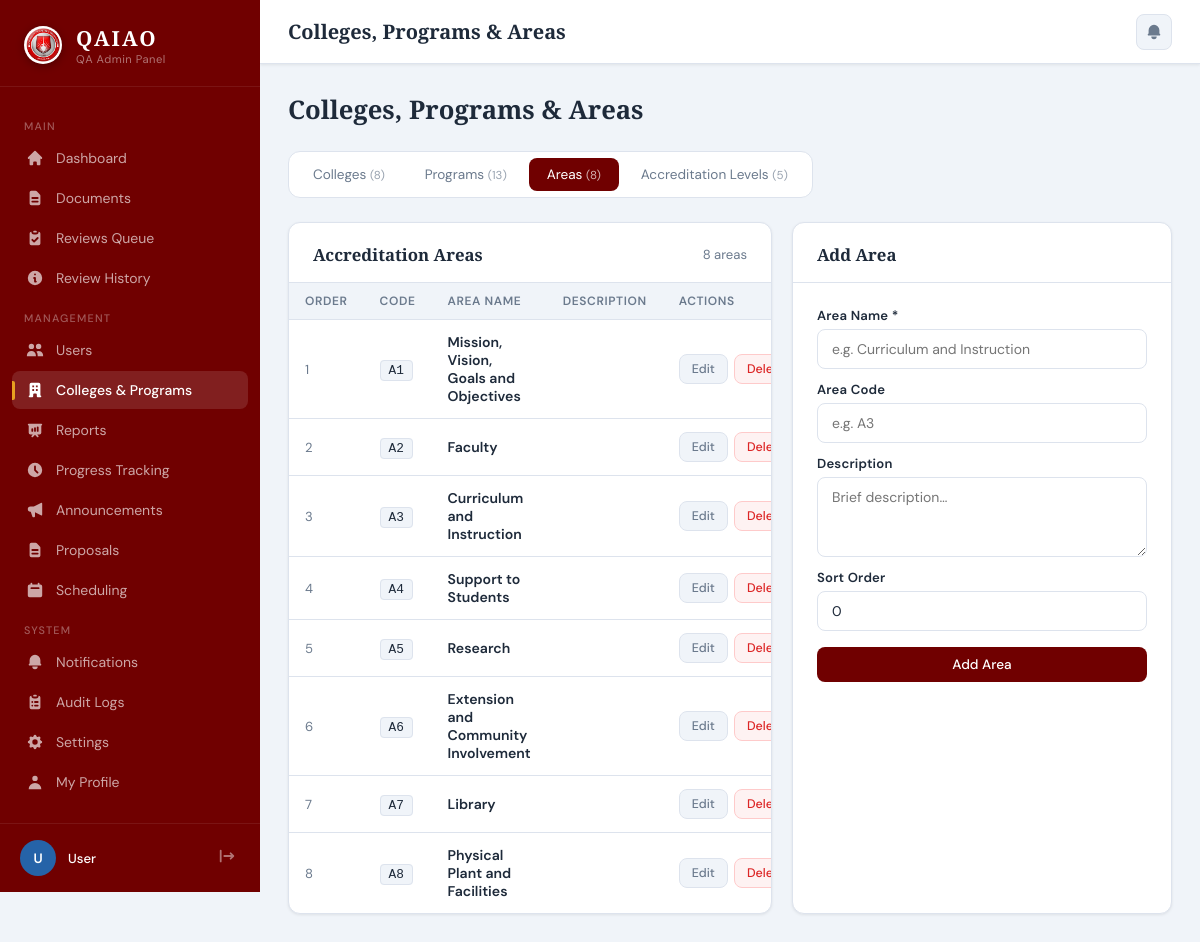
The page /admin/departments.php?tab=areas on the database its author committed.
### tables this page shows
CREATE TABLE IF NOT EXISTS areas (
    id          INT UNSIGNED AUTO_INCREMENT PRIMARY KEY,
    parent_id   INT UNSIGNED DEFAULT NULL,
    area_code   VARCHAR(30),
    area_name   VARCHAR(150) NOT NULL,
    description TEXT,
    sort_order  SMALLINT UNSIGNED DEFAULT 0,
    created_at  TIMESTAMP DEFAULT CURRENT_TIMESTAMP,
    FOREIGN KEY (parent_id) REFERENCES areas(id) ON DELETE SET NULL
);

### admin/departments.php (the view, shortened to what this page needs)
<?php
include '../database/db_connect.php';
$active_tab = in_array($_GET['tab'] ?? '', ['colleges','programs','areas','levels']) ? $_GET['tab'] : 'colleges';
$colleges = $conn->query("SELECT * FROM colleges ORDER BY college_name");
$programs = $conn->query("SELECT p.*, c.college_name, c.college_code FROM programs p JOIN colleges c ON c.id=p.college_id ORDER BY c.college_name, p.program_name");
$areas    = $conn->query("SELECT * FROM areas ORDER BY sort_order, area_name");
$levels   = $conn->query("SELECT * FROM accreditation_levels ORDER BY level_order, level_name");
?>
<!DOCTYPE html>
<html lang="en">
<head>
    <?php include 'head.php'; ?>
</head>
<body>
<?php include 'sidebar.php'; ?>
<div class="main-content">
    <div class="topbar">
        <div class="topbar-title">Colleges, Programs & Areas</div>
        <div class="topbar-right">
            <a href="notifications.php" class="notif-btn">
                <svg viewBox="0 0 20 20" fill="currentColor"><path d="M10 2a6 6 0 00-6 6v3.586l-.707.707A1 1 0 004 14h12a1 1 0 00.707-1.707L16 11.586V8a6 6 0 00-6-6zM10 18a3 3 0 01-3-3h6a3 3 0 01-3 3z"/></svg>
            </a>
        </div>
    </div>
    <div class="page-body">
        <div class="page-header">
            <h1 class="page-heading">Colleges, Programs & Areas</h1>
        </div>
        <div style="display:flex;gap:4px;background:white;padding:6px;border-radius:12px;border:1px solid var(--border);margin-bottom:24px;width:fit-content;">
            <a href="?tab=colleges" class="tab-btn <?= $active_tab==='colleges'?'active':'' ?>">
                Colleges <span style="font-size:.72rem;opacity:.7;">(<?= $colleges->num_rows ?>)</span>
            </a>
            <a href="?tab=programs" class="tab-btn <?= $active_tab==='programs'?'active':'' ?>">
                Programs <span style="font-size:.72rem;opacity:.7;">(<?= $programs->num_rows ?>)</span>
            </a>
            <a href="?tab=areas" class="tab-btn <?= $active_tab==='areas'?'active':'' ?>">
                Areas <span style="font-size:.72rem;opacity:.7;">(<?= $areas->num_rows ?>)</span>
            </a>
            <a href="?tab=levels" class="tab-btn <?= $active_tab==='levels'?'active':'' ?>">
                Accreditation Levels <span style="font-size:.72rem;opacity:.7;">(<?= $levels->num_rows ?>)</span>
            </a>
        </div>
        <?php if ($active_tab === 'colleges'): ?>
        <div style="display:grid;grid-template-columns:1fr 360px;gap:20px;">
            <div class="card">
                <div class="card-header">
                    <span class="card-title">Colleges</span>
                    <span class="text-sm text-muted"><?= $colleges->num_rows ?> records</span>
                </div>
                <div class="table-wrapper">
                    <table>
                        <thead><tr><th>Code</th><th>Name</th><th>Programs</th><th>Status</th><th>Actions</th></tr></thead>
                        <tbody>
                        <?php $colleges->data_seek(0); while ($c = $colleges->fetch_assoc()):
                            $prog_count = (int)$conn->query("SELECT COUNT(*) c FROM programs WHERE college_id={$c['id']} AND status='active'")->fetch_assoc()['c'];
                        ?>
                        <tr>
                            <td class="text-sm"><strong><?= htmlspecialchars($c['college_code']) ?></strong></td>
                            <td><?= htmlspecialchars($c['college_name']) ?></td>
                            <td><span class="badge badge-active"><?= $prog_count ?> program<?= $prog_count != 1 ? 's' : '' ?></span></td>
                            <td><span class="badge badge-<?= $c['status'] ?>"><?= ucfirst($c['status']) ?></span></td>
                            <td>
                                <button class="btn btn-ghost btn-sm" onclick='openEditCollege(<?= json_encode($c) ?>)'>Edit</button>
                                <form method="POST" style="display:inline;" class="swal-confirm-form" data-title="Confirm Delete" data-text="Delete this college and ALL its programs?" data-icon="warning" data-confirm="Yes, Delete">
                                    <input type="hidden" name="form_action" value="delete_college">
                                    <input type="hidden" name="college_id" value="<?= $c['id'] ?>">
                                    <button type="submit" class="btn btn-danger btn-sm">Delete</button>
                                </form>
                            </td>
                        </tr>
                        <?php endwhile; ?>
                        <?php if ($colleges->num_rows === 0): ?>
                        <tr><td colspan="5"><div class="empty-state"><p>No colleges yet.</p></div></td></tr>
                        <?php endif; ?>
                        </tbody>
                    </table>
                </div>
            </div>
            <div class="card">
                <div class="card-header"><span class="card-title">Add College</span></div>
                <div class="card-body">
                    <form method="POST">
                        <input type="hidden" name="form_action" value="create_college">
                        <div class="field" style="margin-bottom:12px;"><label>College Code *</label><input type="text" name="college_code" required placeholder="e.g. CTE" maxlength="20"></div>
                        <div class="field" style="margin-bottom:16px;"><label>College Name *</label><input type="text" name="college_name" required placeholder="e.g. College of Teacher Education"></div>
                        <button type="submit" class="btn btn-primary" style="width:100%;justify-content:center;">Add College</button>
                    </form>
                </div>
            </div>
        </div>
        <?php elseif ($active_tab === 'areas'): ?>
        <div style="display:grid;grid-template-columns:1fr 380px;gap:20px;">
            <div class="card">
                <div class="card-header">
                    <span class="card-title">Accreditation Areas</span>
                    <span class="text-sm text-muted"><?= $areas->num_rows ?> areas</span>
                </div>
                <div class="table-wrapper">
                    <table>
                        <thead><tr><th>Order</th><th>Code</th><th>Area Name</th><th>Description</th><th>Actions</th></tr></thead>
                        <tbody>
                        <?php $areas->data_seek(0); while ($a = $areas->fetch_assoc()): ?>
                        <tr>
                            <td class="text-sm text-muted"><?= $a['sort_order'] ?></td>
                            <td><span style="font-family:monospace;font-size:.8rem;background:var(--bg);border:1px solid var(--border);border-radius:4px;padding:2px 8px;"><?= htmlspecialchars($a['area_code'] ?? '—') ?></span></td>
                            <td style="font-weight:600;font-size:.88rem;"><?= htmlspecialchars($a['area_name']) ?></td>
                            <td class="text-sm text-muted"><?= htmlspecialchars(mb_substr($a['description'] ?? '',0,60)) ?></td>
                            <td>
                                <div style="display:flex;gap:6px;">
                                    <button class="btn btn-ghost btn-sm" onclick='openEditArea(<?= json_encode($a) ?>)'>Edit</button>
                                    <form method="POST" style="display:inline;" class="swal-confirm-form" data-title="Confirm Delete" data-text="Delete this area?" data-icon="warning" data-confirm="Yes, Delete">
                                        <button class="btn btn-danger btn-sm" type="submit">Delete</button>
                                    </form>
                                </div>
                            </td>
                        </tr>
                        <?php endwhile; ?>
                        </tbody>
                    </table>
                </div>
            </div>
            <div class="card">
                <div class="card-header"><span class="card-title">Add Area</span></div>
                <div class="card-body">
                    <form method="POST">
                        <div class="field" style="margin-bottom:12px;"><label>Area Name *</label><input type="text" name="area_name" required placeholder="e.g. Curriculum and Instruction"></div>
                        <div class="field" style="margin-bottom:12px;"><label>Area Code</label><input type="text" name="area_code" placeholder="e.g. A3" maxlength="30"></div>
                        <div class="field" style="margin-bottom:12px;"><label>Description</label><textarea name="description" rows="2" placeholder="Brief description…"></textarea></div>
                        <div class="field" style="margin-bottom:16px;"><label>Sort Order</label><input type="number" name="sort_order" value="0" min="0"></div>
                        <button type="submit" class="btn btn-primary" style="width:100%;justify-content:center;">Add Area</button>
                    </form>
                </div>
            </div>
        </div>
        <?php endif; ?>
    </div>
</div>
</body>
</html>

### css/main.css (style rules this page uses)
*, *::before, *::after { box-sizing: border-box; margin: 0; padding: 0; }
:root { --primary: #700000 ; --primary-light: #2563a8; --primary-xlight: #e8f0fb; --accent: #e8a020; --accent-bg: #fdf3e0; --bg: #f0f4f9; --white: #ffffff; --text: #1e2a3a; --muted: #6b7a8d; --border: #dde3ed; --sidebar-w: 260px; --header-h: 64px; --status-draft: #6b7a8d; --status-submitted: #2563a8; --status-review: #7c3aed; --status-revision: #d97706; --status-approved: #059669; --status-rejected: #dc2626; --status-archived: #374151; --shadow-sm: 0 1px 3px rgba(0,0,0,0.08); --shadow-md: 0 4px 16px rgba(0,0,0,0.1); --shadow-lg: 0 12px 40px rgba(0,0,0,0.12); }
body { font-family: 'DM Sans', sans-serif; background: var(--bg); color: var(--text); display: flex; min-height: 100vh; }
.nav-link svg { width: 18px; height: 18px; flex-shrink: 0; }
.main-content { margin-left: var(--sidebar-w); flex: 1; display: flex; flex-direction: column; min-height: 100vh; }
.topbar { height: var(--header-h); background: var(--white); border-bottom: 1px solid var(--border); display: flex; align-items: center; padding: 0 28px; gap: 16px; position: sticky; top: 0; z-index: 50; box-shadow: var(--shadow-sm); }
.topbar-title { font-family: 'Playfair Display', serif; font-size: 1.25rem; font-weight: 600; color: var(--text); flex: 1; }
.topbar-right { display: flex; align-items: center; gap: 12px; }
.notif-btn { position: relative; background: var(--bg); border: 1px solid var(--border); border-radius: 8px; padding: 8px; cursor: pointer; color: var(--muted); transition: all 0.2s; text-decoration: none; display: flex; align-items: center; }
.notif-btn svg { width: 18px; height: 18px; }
.page-body { padding: 28px; flex: 1; }
.card { background: var(--white); border-radius: 12px; border: 1px solid var(--border); box-shadow: var(--shadow-sm); }
.card-header { padding: 20px 24px 16px; border-bottom: 1px solid var(--border); display: flex; align-items: center; justify-content: space-between; gap: 12px; }
.card-title { font-family: 'Playfair Display', serif; font-size: 1.05rem; font-weight: 600; color: var(--text); }
.card-body { padding: 24px; }
.table-wrapper { overflow-x: auto; }
table { width: 100%; border-collapse: collapse; }
thead th { padding: 10px 16px; font-size: 0.75rem; font-weight: 600; color: var(--muted); text-transform: uppercase; letter-spacing: 0.6px; text-align: left; background: var(--bg); border-bottom: 1px solid var(--border); }
tbody td { padding: 13px 16px; font-size: 0.875rem; border-bottom: 1px solid var(--border); vertical-align: middle; }
tbody tr:last-child td { border-bottom: none; }
.btn { display: inline-flex; align-items: center; gap: 7px; padding: 9px 18px; border-radius: 8px; font-family: 'DM Sans', sans-serif; font-size: 0.85rem; font-weight: 500; cursor: pointer; border: none; text-decoration: none; transition: all 0.2s; white-space: nowrap; }
.btn-primary { background: var(--primary); color: white; }
.btn-ghost { background: var(--bg); color: var(--muted); border: 1px solid var(--border); }
.btn-danger { background: #fef2f2; color: var(--status-rejected); border: 1px solid #fecaca; }
.btn-sm { padding: 6px 12px; font-size: 0.78rem; }
.field { display: flex; flex-direction: column; gap: 6px; }
.field label { font-size: 0.8rem; font-weight: 500; color: var(--text); letter-spacing: 0.2px; }
.field input, .field select, .field textarea { padding: 10px 14px; border: 1.5px solid var(--border); border-radius: 8px; font-family: 'DM Sans', sans-serif; font-size: 0.875rem; color: var(--text); background: white; transition: all 0.2s; outline: none; }
.field textarea { resize: vertical; min-height: 80px; }
.page-header { display: flex; align-items: center; justify-content: space-between; margin-bottom: 24px; flex-wrap: wrap; gap: 12px; }
.page-heading { font-family: 'Playfair Display', serif; font-size: 1.6rem; font-weight: 600; color: var(--text); }
.text-muted { color: var(--muted); font-size: 0.82rem; }
.text-sm { font-size: 0.82rem; }
table th { white-space: nowrap; }
table td { vertical-align: middle; }
.table-wrapper { border-radius: 0 0 12px 12px; }
.card { overflow: hidden; }
.card .card-body { overflow: visible; }
.field { display: flex; flex-direction: column; gap: 5px; }
.field label { font-size: 0.82rem; font-weight: 600; color: var(--text); }

### rows shown on the page
areas: sort_order "1", area_code "A1", area_name "Mission, Vision, Goals and Objectives"
areas: sort_order "2", area_code "A2", area_name "Faculty"
areas: sort_order "3", area_code "A3", area_name "Curriculum and Instruction"
areas: sort_order "4", area_code "A4", area_name "Support to Students"
areas: sort_order "5", area_code "A5", area_name "Research"
areas: sort_order "6", area_code "A6", area_name "Extension and Community Involvement"
areas: sort_order "7", area_code "A7", area_name "Library"
areas: sort_order "8", area_code "A8", area_name "Physical Plant and Facilities"

### other values the page prints
$label "Dashboard Documents Review History Colleges & Programs Reports Progress Tracking Announcements Proposals Scheduling Audit Logs Settings My Profile"
$label "Reviews Queue Users Notifications"
$sid_initials "U"
$sid_name "User"
$colleges->num_rows "8"
$programs->num_rows "13"
$areas->num_rows "8"
$levels->num_rows "5"
